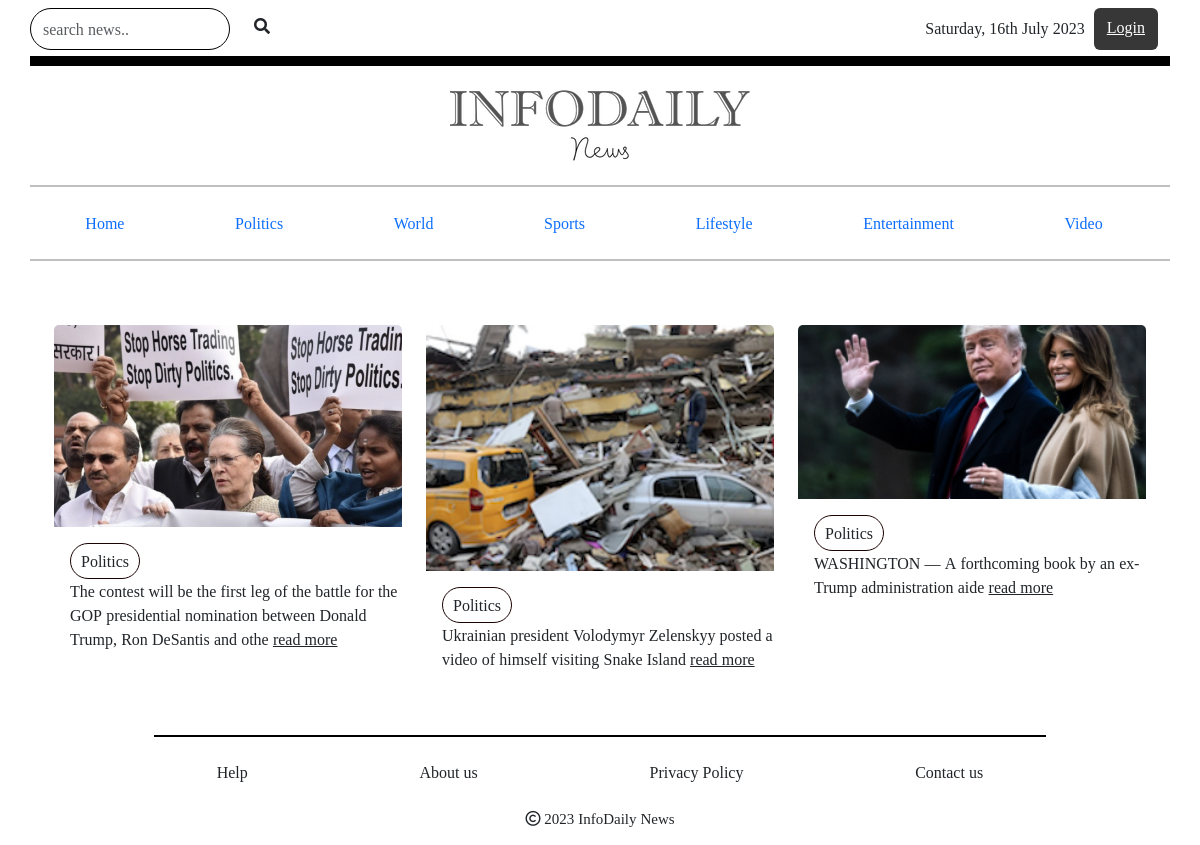
/category/Politics/, run on an earlier commit of the app's database.
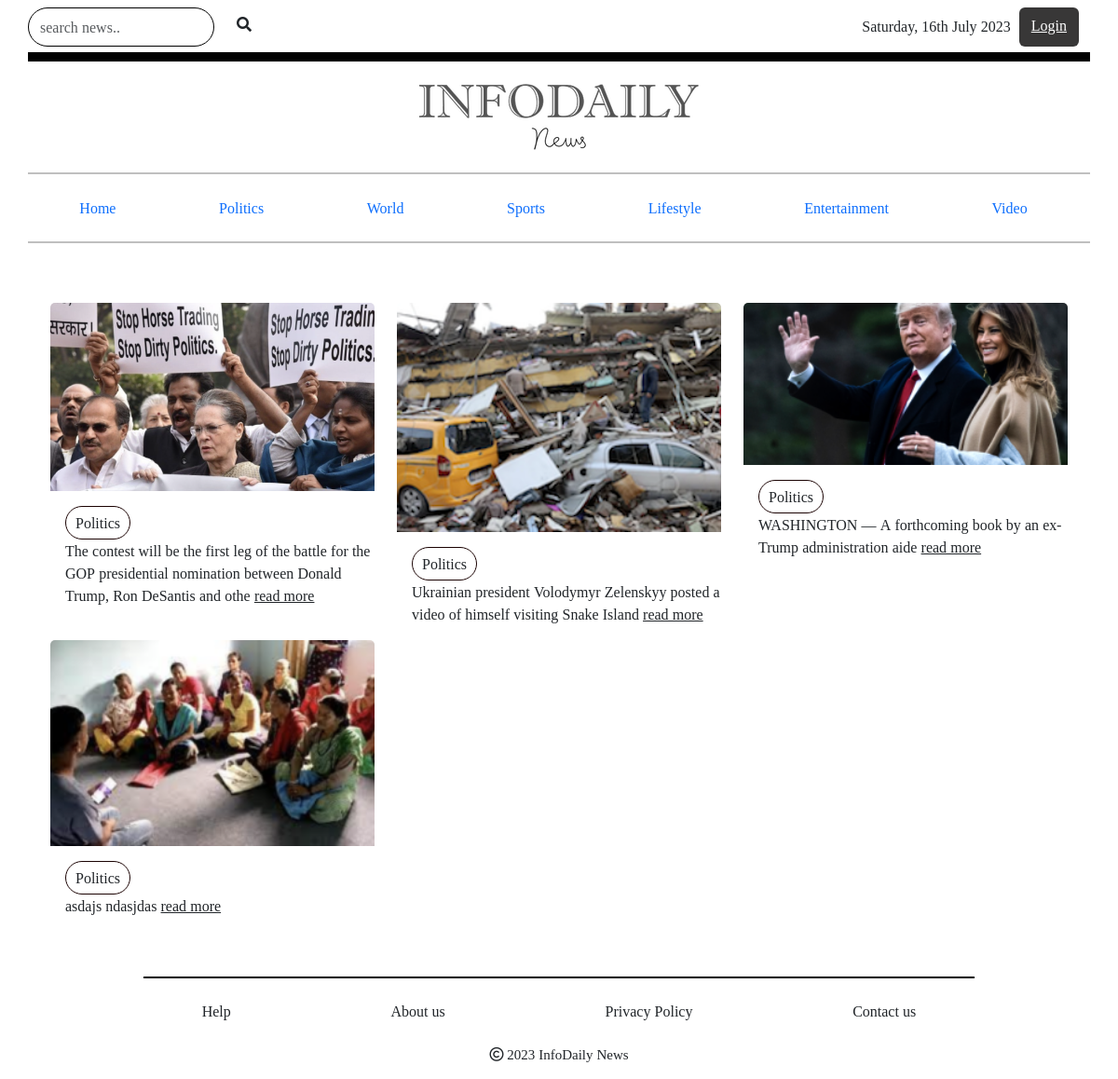
And on a later commit of the database.
### portal/models.py (models this page shows, shortened)
class News(models.Model):
    name = models.TextField(blank=True)
    heading = models.TextField()
    image = models.ImageField(upload_to= 'media')
    desc = models.TextField()
    long_desc = models.TextField()
    category = models.ForeignKey(Category, on_delete=models.CASCADE)
    date = models.DateField(null=True, blank=True)
    author_name = models.CharField(max_length=300, blank=True)
    author_image = models.ImageField(upload_to= 'media', blank=True)
    labels = models.CharField(choices=LABELS, max_length=50, blank=True)

class Category(models.Model):
    name= models.TextField(blank=True)
    desc = models.TextField(blank=True)
    slug = models.CharField(max_length=500, unique= True, blank=True)
    def __str__(self):
            return self.name

### portal/views.py (the view)
# urls.py: path('category/<str:category_name>/', category_view, name='category_view' ),
def category_view(request, category_name):
    category = Category.objects.get(name = category_name)
    newws=News.objects.filter(category=category)
    context = {
        'category' : category,
        'newws':newws,
    }
    return render(request, 'user/eachCat.html', context)

### templates/user/eachCat.html (shortened to what this page needs)
{% extends './root.html' %}
{% load static %}
{% block content %}
    <section>
        <div class="container" >
            <div class="row pt-5">
                {% for news in newws %}
                <div class="col-lg-4 col-md-6 col-sm-12">
                    <div class="card">
                        <img src="{{news.image.url}}" class="card-img-top" alt="...">
                        <div class="card-body pe-0">
                            <div class="rounded-category">{{news.category}}</div>
                            <p class="card-text">{{news.desc|linebreaksbr}}
                                <a href="/news_single/{{news.id}}" class="card-link text-dark">read more</a>
                            </p>
                        </div>
                    </div>
                </div>
                {% endfor %}
            </div>
        </div>
    </section>
{% endblock%}

What changed in the data, as far as the page shows it:
added News: image (picture), category "Politics", desc "asdajs ndasjdas"
